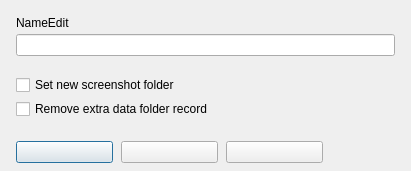
<?xml version="1.0" encoding="UTF-8"?>
<ui version="4.0">
  <class>CopyProfileForm</class>
  <widget class="QDialog" name="CopyProfileForm">
    <property name="geometry"><rect><x>0</x><y>0</y><width>411</width><height>168</height></rect></property>
    <property name="windowTitle"><string>Copy profile</string></property>
    <property name="vclBorderStyle" stdset="0"><string notr="true">bsDialog</string></property>
    <property name="vclPosition" stdset="0"><string notr="true">poOwnerFormCenter</string></property>
    <property name="vclKeyPreview" stdset="0"><bool>true</bool></property>
    <property name="vclDesignWidth" stdset="0"><number>411</number></property>
    <property name="vclDesignHeight" stdset="0"><number>168</number></property>
    <layout class="QVBoxLayout" name="CopyProfileForm_Layout" stretch="0,0,0,0,0,1">
      <property name="leftMargin"><number>16</number></property>
      <property name="topMargin"><number>16</number></property>
      <property name="rightMargin"><number>16</number></property>
      <property name="bottomMargin"><number>8</number></property>
      <property name="spacing"><number>0</number></property>
      <item>
        <layout class="QGridLayout" name="CopyProfileForm_Section1" columnstretch="0,1">
          <property name="leftMargin"><number>0</number></property>
          <property name="topMargin"><number>0</number></property>
          <property name="rightMargin"><number>0</number></property>
          <property name="bottomMargin"><number>0</number></property>
          <property name="horizontalSpacing"><number>8</number></property>
          <property name="verticalSpacing"><number>4</number></property>
          <item row="0" column="0" colspan="2">
            <widget class="QLabel" name="NameEdit_EditLabel">
              <property name="text"><string>NameEdit</string></property>
              <property name="textFormat"><enum>Qt::PlainText</enum></property>
              <property name="vclFocusControl" stdset="0"><string notr="true">NameEdit</string></property>
              <property name="vclLabeledEditOf" stdset="0"><string notr="true">NameEdit</string></property>
            </widget>
          </item>
          <item row="1" column="0" colspan="2">
            <widget class="QLineEdit" name="NameEdit">
      </widget>
          </item>
          <item row="0" column="1">
            <spacer name="CopyProfileForm_Section1_HFill">
              <property name="orientation"><enum>Qt::Horizontal</enum></property>
              <property name="sizeHint" stdset="0"><size><width>0</width><height>0</height></size></property>
            </spacer>
          </item>
        </layout>
      </item>
      <item>
        <spacer name="CopyProfileForm_Gap1">
          <property name="orientation"><enum>Qt::Vertical</enum></property>
          <property name="sizeType"><enum>QSizePolicy::Fixed</enum></property>
          <property name="sizeHint" stdset="0"><size><width>0</width><height>19</height></size></property>
        </spacer>
      </item>
      <item>
        <layout class="QGridLayout" name="CopyProfileForm_Section2" columnstretch="0,1">
          <property name="leftMargin"><number>0</number></property>
          <property name="topMargin"><number>0</number></property>
          <property name="rightMargin"><number>0</number></property>
          <property name="bottomMargin"><number>0</number></property>
          <property name="horizontalSpacing"><number>8</number></property>
          <property name="verticalSpacing"><number>4</number></property>
          <item row="0" column="0" colspan="2">
            <widget class="QCheckBox" name="UpdateScreenshotFolderCheckBox">
              <property name="text"><string>Set new screenshot folder</string></property>
            </widget>
          </item>
          <item row="1" column="0" colspan="2">
            <widget class="QCheckBox" name="RemoveDataFolderRecordCheckBox">
              <property name="text"><string>Remove extra data folder record</string></property>
            </widget>
          </item>
          <item row="0" column="1">
            <spacer name="CopyProfileForm_Section2_HFill">
              <property name="orientation"><enum>Qt::Horizontal</enum></property>
              <property name="sizeHint" stdset="0"><size><width>0</width><height>0</height></size></property>
            </spacer>
          </item>
        </layout>
      </item>
      <item>
        <spacer name="CopyProfileForm_Gap2">
          <property name="orientation"><enum>Qt::Vertical</enum></property>
          <property name="sizeType"><enum>QSizePolicy::Fixed</enum></property>
          <property name="sizeHint" stdset="0"><size><width>0</width><height>22</height></size></property>
        </spacer>
      </item>
      <item>
        <layout class="QGridLayout" name="CopyProfileForm_Section3" columnstretch="0,0,0,1">
          <property name="leftMargin"><number>0</number></property>
          <property name="topMargin"><number>0</number></property>
          <property name="rightMargin"><number>0</number></property>
          <property name="bottomMargin"><number>0</number></property>
          <property name="horizontalSpacing"><number>8</number></property>
          <property name="verticalSpacing"><number>4</number></property>
          <item row="0" column="0" alignment="Qt::AlignLeft">
            <widget class="QPushButton" name="OKButton">
              <property name="text"><string /></property>
              <property name="autoDefault"><bool>false</bool></property>
              <property name="vclKind" stdset="0"><string notr="true">bkOK</string></property>
              <property name="default"><bool>true</bool></property>
              <property name="vclModalResult" stdset="0"><string notr="true">mrOk</string></property>
              <property name="minimumSize"><size><width>97</width><height>0</height></size></property>
            </widget>
          </item>
          <item row="0" column="1" alignment="Qt::AlignLeft">
            <widget class="QPushButton" name="CancelButton">
              <property name="text"><string /></property>
              <property name="autoDefault"><bool>false</bool></property>
              <property name="vclKind" stdset="0"><string notr="true">bkCancel</string></property>
              <property name="vclCancel" stdset="0"><bool>true</bool></property>
              <property name="vclModalResult" stdset="0"><string notr="true">mrCancel</string></property>
              <property name="minimumSize"><size><width>97</width><height>0</height></size></property>
            </widget>
          </item>
          <item row="0" column="2" alignment="Qt::AlignLeft">
            <widget class="QPushButton" name="HelpButton">
              <property name="text"><string /></property>
              <property name="autoDefault"><bool>false</bool></property>
              <property name="vclKind" stdset="0"><string notr="true">bkHelp</string></property>
              <property name="vclOnClick" stdset="0"><string notr="true">HelpButtonClick</string></property>
              <property name="minimumSize"><size><width>97</width><height>0</height></size></property>
            </widget>
          </item>
          <item row="0" column="3">
            <spacer name="CopyProfileForm_Section3_HFill">
              <property name="orientation"><enum>Qt::Horizontal</enum></property>
              <property name="sizeHint" stdset="0"><size><width>0</width><height>0</height></size></property>
            </spacer>
          </item>
        </layout>
      </item>
      <item>
        <spacer name="CopyProfileForm_VFill">
          <property name="orientation"><enum>Qt::Vertical</enum></property>
          <property name="sizeHint" stdset="0"><size><width>0</width><height>0</height></size></property>
        </spacer>
      </item>
    </layout>
  </widget>
  <tabstops>
    <tabstop>NameEdit</tabstop>
    <tabstop>UpdateScreenshotFolderCheckBox</tabstop>
    <tabstop>RemoveDataFolderRecordCheckBox</tabstop>
    <tabstop>OKButton</tabstop>
    <tabstop>CancelButton</tabstop>
    <tabstop>HelpButton</tabstop>
  </tabstops>
  <resources>
    <include location="../../resources/dfend.qrc" />
  </resources>
  <connections />
</ui>
